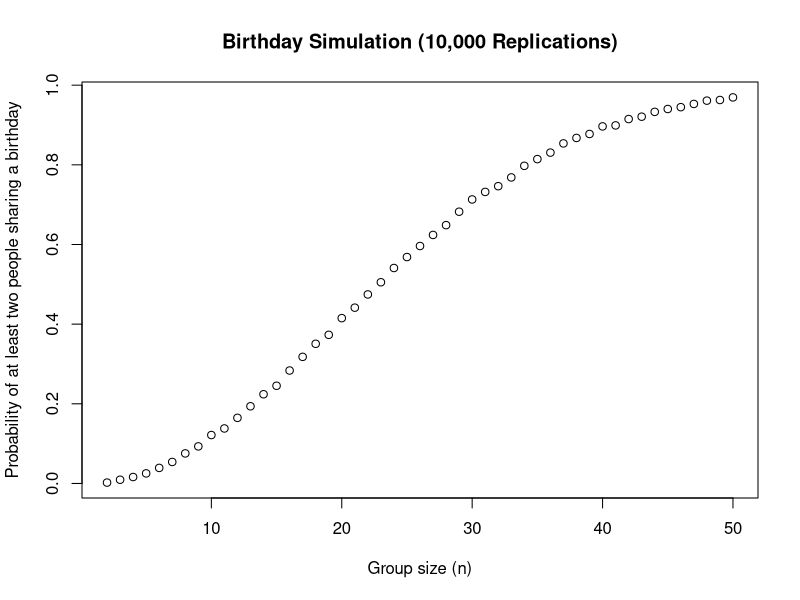

Write the R code that produced this figure. (Note: a time limit stopped this script after it produced the figure.)
## ---- chunk 1
set.seed(10)
library(tidyverse)
library(broom)
## ---- chunk 2
duplicate_birthday <- function(n, days = 365) {
  birthdays <- sample.int(days, n, replace = TRUE)
  any(duplicated(birthdays))
}
## ---- chunk 3
sim_prob <- function(n, reps = 10000L) {
  mean(replicate(reps, duplicate_birthday(n)))
}

group_sizes <- 2:50
prob_shared <- sapply(group_sizes, sim_prob)

plot(group_sizes, prob_shared,
     xlab = "Group size (n)",
     ylab = "Probability of at least two people sharing a birthday",
     main = "Birthday Simulation (10,000 Replications)")
## ---- chunk 4
set.seed(10)
n <- 30
sigma <- 5
mu_values <- 0:6
reps <- 5000L
alpha <- 0.05
## ---- chunk 5
simulate1 <- function(mu, n, sigma) {
    x <- rnorm(n, mean = mu, sd = sigma)
    test <- t.test(x, mu = 0)
    tibble(
    mu      = mu,
    mu_hat  = mean(x),
    p_value = tidy(test)$p.value
  )
}

simulation_results <- mu_values %>%  
  map_df(~ bind_rows(replicate(reps, simulate1(.x, n, sigma), simplify = FALSE))
)

dplyr::glimpse(simulation_results)
## ---- chunk 6
summary_results <- simulation_results %>%
  mutate(reject = p_value < alpha) %>% 
  group_by(mu) %>%
  summarise(
    power = mean(reject),
    avg_mu_hat = mean(mu_hat),
    avg_mu_hat_reject = mean(mu_hat[reject])
  )

dplyr::glimpse(summary_results)
## ---- chunk 7
ggplot(summary_results, aes(x = mu, y = power)) +
  geom_line() +
  geom_point() +
  labs(
    title = "Power Curve for One-Sample t-test (n = 30, 𝜎=5)",
    x = "True mean (μ)",
    y = "Power (Probability of Rejecting H0)"
  ) +
  theme_minimal()

## ---- chunk 8
ggplot(summary_results, aes(x = mu)) +
  geom_line(aes(y = avg_mu_hat, color = "All samples")) +
  geom_line(aes(y = avg_mu_hat_reject, color = "Only rejected H0")) +
  labs(
    title = "Average Estimated Mean vs. True Mean",
    x = "True mean (μ)",
    y = expression(Average~hat(mu))
  ) +
  theme_minimal()
